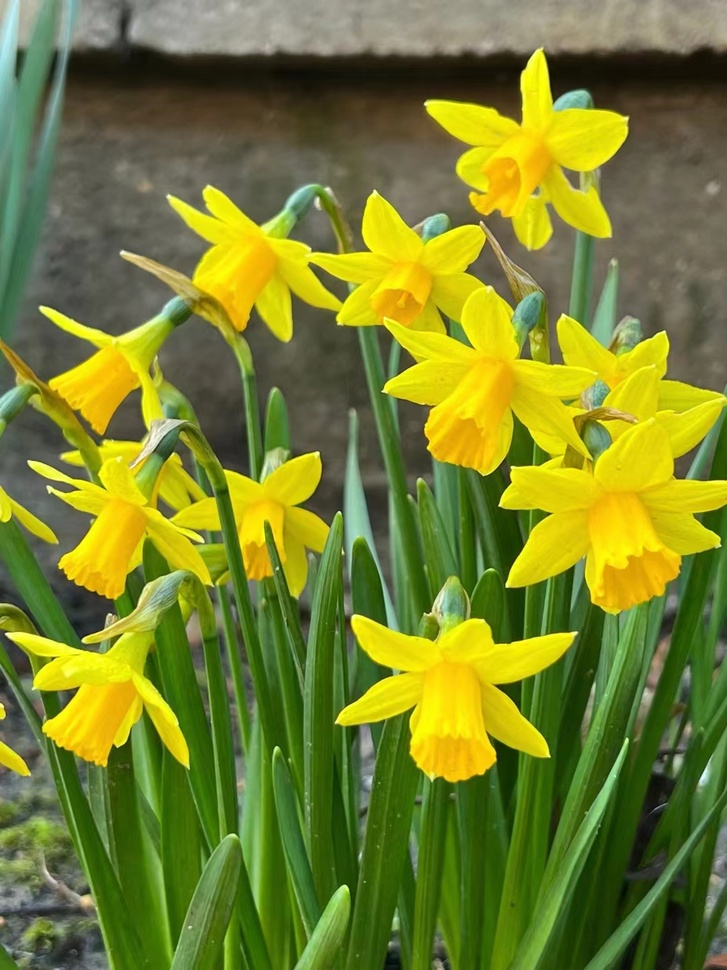
#> input picture test_image/test3.jpg, 727 x 970 px, shrunk from 1080 x 1440 before the run
$ python noise.py
#> lines starting #> are read from the running program, lines starting #| are printed output that depends on the picture
# The implementation of digital image processing assignment 2.
# Random Noise and Spatial Filter

# Noise Generate
# author: leafy
# 2022-12-3
# last_modified: 2022-12-4

from abc import ABC
from typing import Tuple
import numpy as np
from functools import singledispatchmethod
import cv2
# from IPython import embed

# from numpy.typing import ArrayLike

__all__ = [
    "NoiseGenerator",
    "UniformNoiseGenerator",
    "NormalNoiseGenerator",
    "GaussianNoiseGenerator",
    "SaltPepperNoiseGenerator",
]


class NoiseGenerator:
    """The base distribution (without uniform noise)."""
    __slots__ = []

    def __init__(self):
        pass

    # [9 lines left out: functions generate_noise, add_noise, not called in this run]


class UniformNoiseGenerator(NoiseGenerator, ABC):
    """The base distribution with uniform noise."""
    __slots__ = ['min_val', 'max_val']

    def __init__(self, min_val: float = 0, max_val: float = 1):
        super(UniformNoiseGenerator, self).__init__()
        self.min_val = min_val
        self.max_val = max_val

    def generate_uniform_noise(self,
                               min_val: float = 0,
                               max_val: float = 1,
                               image_shape: Tuple[int, int] = None) -> np.ndarray:
        """Generating noise
        :param:     image_shape:        Image shape of generated noise
        :return:    output_noise:       ArrayLike noise or single noise
        """
        if min_val is None and max_val is None:
            min_val = self.min_val
            max_val = self.max_val
        assert (min_val < max_val)  # assertion
        distribution_range = max_val - min_val  # getting range of Uniform(0, b - a)
        moving_factor = distribution_range - max_val  # getting move of Uniform(a, b) from Uniform(0, b - a)

        if image_shape is None:  # just generate one noise
            return np.random.rand() * distribution_range - moving_factor
        return np.random.rand(*image_shape) * distribution_range - moving_factor  # ArrayLike output

    # [4 lines left out: function add_noise, not called in this run]


class NormalNoiseGenerator(UniformNoiseGenerator, ABC):
    """The base distribution with additive i.i.d. uniform noise."""

    def __init__(self):
        super(NormalNoiseGenerator, self).__init__()

    def generate_normal_noise(self, image_shape: Tuple[int, int]) -> np.ndarray:
        """Generating Normal noise"""
        uniform_noise_1 = self.generate_uniform_noise(0, 1, image_shape)
        uniform_noise_2 = self.generate_uniform_noise(0, 1, image_shape)
        normal_noise = np.cos(2.0 * np.pi * uniform_noise_1) * np.sqrt(-2.0 * np.log(uniform_noise_2))
        return normal_noise

    # [4 lines left out: function add_noise, not called in this run]


class GaussianNoiseGenerator(NormalNoiseGenerator, ABC):
    """Gaussian distribution with reparameterization trick."""

    def __init__(self):
        super(GaussianNoiseGenerator, self).__init__()

    def generate_gaussian_noise(self, image_shape: Tuple[int, int], mean: float = 0, var: float = 1) -> np.ndarray:
        """
        Generating Normal noise
        :param      image_shape:        Shape of input image
        :param      mean:               Mean of gaussian
        :param      var:                Variance of gaussian
        :return:    gaussian_noise:     Output noise with same size
        """
        normal_noise = self.generate_normal_noise(image_shape)
#> further down, input_image is the input picture: shape (970, 727, 3); mean B, G, R 45.3, 129.3, 119
#| <class 'numpy.ndarray'>
        gaussian_noise = normal_noise * np.sqrt(var) + mean
        return gaussian_noise

    def add_all_channel_noise(self, image: np.ndarray, mean: float = 0, var: float = 1) -> np.ndarray:
        """Adding gaussian noise to image with SAME noise in each channel
        :param      image:              input image
        :param      mean:               Mean of gaussian
        :param      var:                Variance of gaussian
        :return:    output_img:         Output image with same size adding gaussian noise
        """
#> called with mean = 0, var = 0.05
        image_shape = image.shape
        input_img = image / 255
        gaussian_noise = np.expand_dims(self.generate_gaussian_noise(image_shape[:2], mean, var), -1)
        gaussian_noise = gaussian_noise.repeat(3, axis=-1)
        output_img = input_img + gaussian_noise
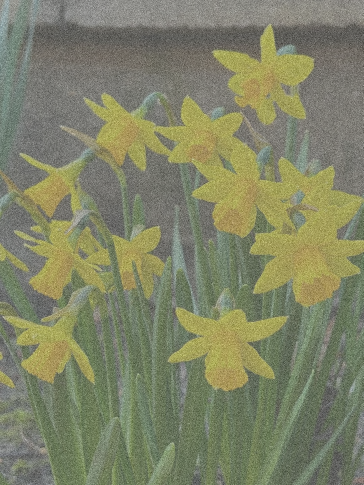
#> output_img: shape (970, 727, 3) float64 (shown at 1/2 size); mean B, G, R 0.177, 0.507, 0.467; drawn with min black and max white
        output_img[input_img > 1] = 1
        output_img[input_img < 0] = 0
        return output_img * 255

    def add_channel_wise_noise(self, image: np.ndarray, mean: float = 0, var: float = 1) -> np.ndarray:
        """Adding gaussian noise to image with DIFFERENT noise in each channel
        :param      image:              input image
        :param      mean:               Mean of gaussian
        :param      var:                Variance of gaussian
        :return:    output_img:         Output image with same size adding channel-wise gaussian noise
        """
#> called with mean = 0, var = 0.05
        image_shape = image.shape
        input_img = image / 255
        gaussian_noise = self.generate_gaussian_noise(image_shape, mean, var)
#> call 4 of generate_normal_noise, with image_shape = (970, 727, 3)
#> in generate_normal_noise (call 4), `normal_noise = np.cos(2.0 * np.pi * uniform_noise_1) * np.sqrt(-2.0 * ..`:
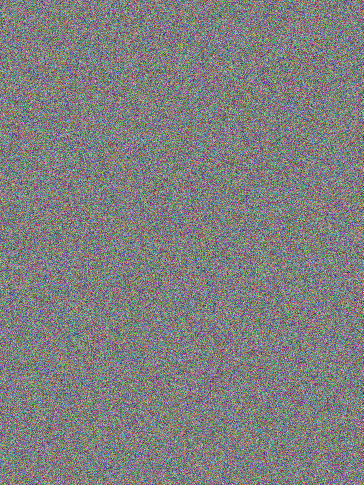
#> uniform_noise_2: shape (970, 727, 3) float64 (shown at 1/2 size); mean of channels 0, 1, 2 0.5, 0.5, 0.5; drawn as B, G, R
        output_img = input_img + gaussian_noise
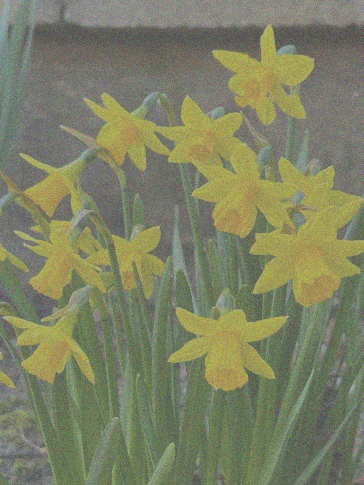
#> output_img: shape (970, 727, 3) float64 (shown at 1/2 size); mean B, G, R 0.177, 0.507, 0.466; drawn with min black and max white
        output_img[input_img > 1] = 1
        output_img[input_img < 0] = 0
        return output_img * 255


class SaltPepperNoiseGenerator(UniformNoiseGenerator, ABC):
    """Gaussian distribution with additive i.i.d. uniform noise."""

    def __init__(self):
        super(SaltPepperNoiseGenerator, self).__init__()

    # [19 lines left out: functions generate_saltpepper_noise, add_saltpepper_noise, not called in this run]


# Press the green button in the gutter to run the script.
if __name__ == '__main__':
    uniform_noise_generator = UniformNoiseGenerator()
    print(uniform_noise_generator.generate_uniform_noise(2, 4, (2, 3)),
          uniform_noise_generator.generate_uniform_noise())
    normal_noise_generator = NormalNoiseGenerator()
    print(normal_noise_generator.generate_normal_noise((2, 3)))
    gaussian_noise_generator = GaussianNoiseGenerator()
    print(gaussian_noise_generator.generate_gaussian_noise((2, 3)))
    input_image = cv2.imread('./test_image/test3.jpg', 1)
    print(type(input_image))
    cv2.namedWindow('input_image', cv2.WINDOW_AUTOSIZE)
    cv2.imshow('input_image', input_image)
    # saltpepper_noise_generator = SaltPepperNoiseGenerator()
    # tar = saltpepper_noise_generator.add_saltpepper_noise(0.12, 0.1, input_image)
    # cv2.imshow('saltpepper_noise', tar)
    gaussian_noise_generator = GaussianNoiseGenerator()
    tar2 = gaussian_noise_generator.add_all_channel_noise(input_image, 0, 0.05)
    tar2_channel_wise = gaussian_noise_generator.add_channel_wise_noise(input_image, 0, 0.05)
    cv2.imshow('gaussian_noise', tar2)
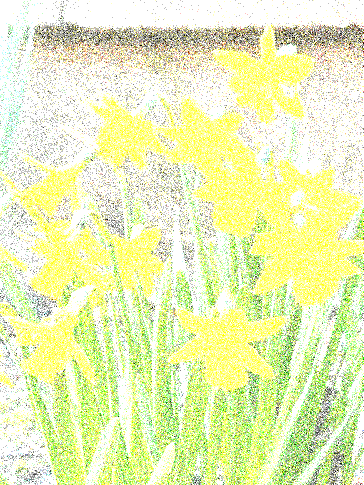
#> window 'gaussian_noise': shape (970, 727, 3) (shown at 1/2 size); mean B, G, R 185, 242.3, 233.8
    cv2.imshow('gaussian_noise_channel', tar2_channel_wise)
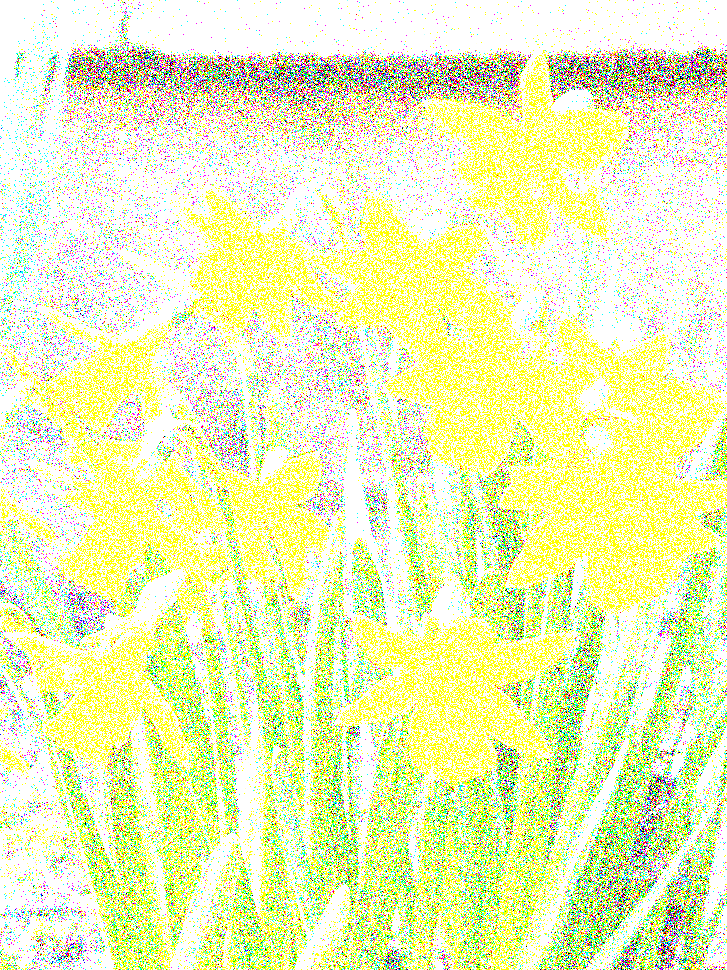
#> window 'gaussian_noise_channel': shape (970, 727, 3); mean B, G, R 184.9, 242.3, 233.9
    cv2.waitKey(0)

# See PyCharm help at https://www.jetbrains.com/help/pycharm/

$ run again, with test_image/test2.jpg copied over test_image/test3.jpg
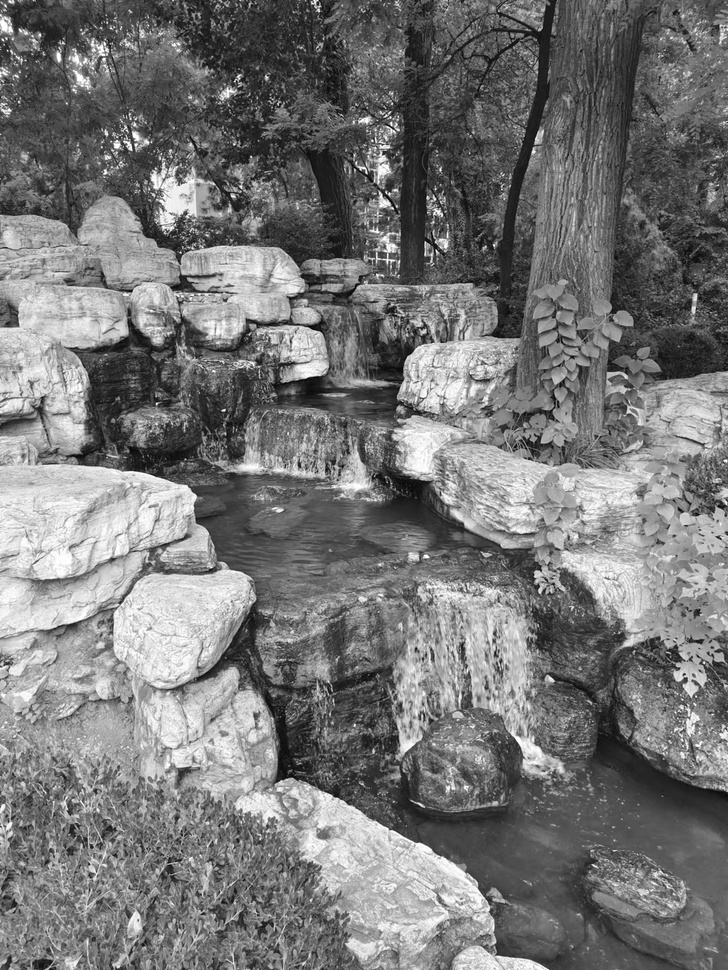
#> input picture test_image/test2.jpg, 728 x 970 px, shrunk from 1280 x 1706 before the run
#> input_image is the input picture: shape (970, 728, 3); min 0, max 255, mean 118.8
#| <class 'numpy.ndarray'>
#> in add_channel_wise_noise, `output_img = input_img + gaussian_noise`:
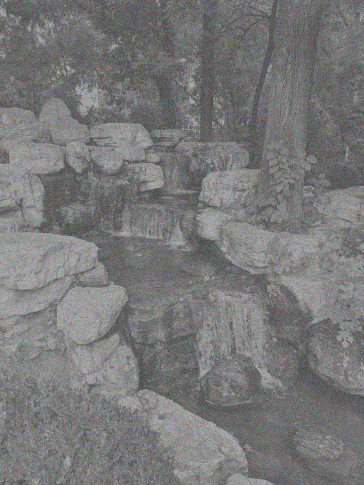
#> output_img: shape (970, 728, 3) float64 (shown at 1/2 size); mean B, G, R 0.465, 0.466, 0.466; drawn with min black and max white
#> `cv2.imshow('gaussian_noise_channel', tar2_channel_wise)`:
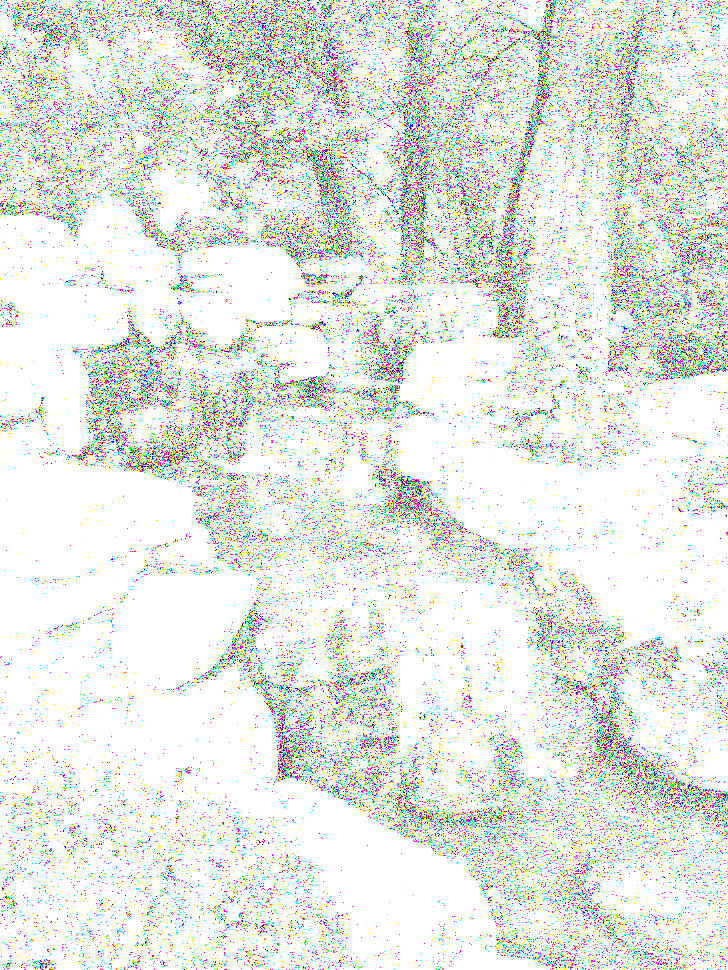
#> window 'gaussian_noise_channel': shape (970, 728, 3); mean B, G, R 237.9, 237.9, 237.9
